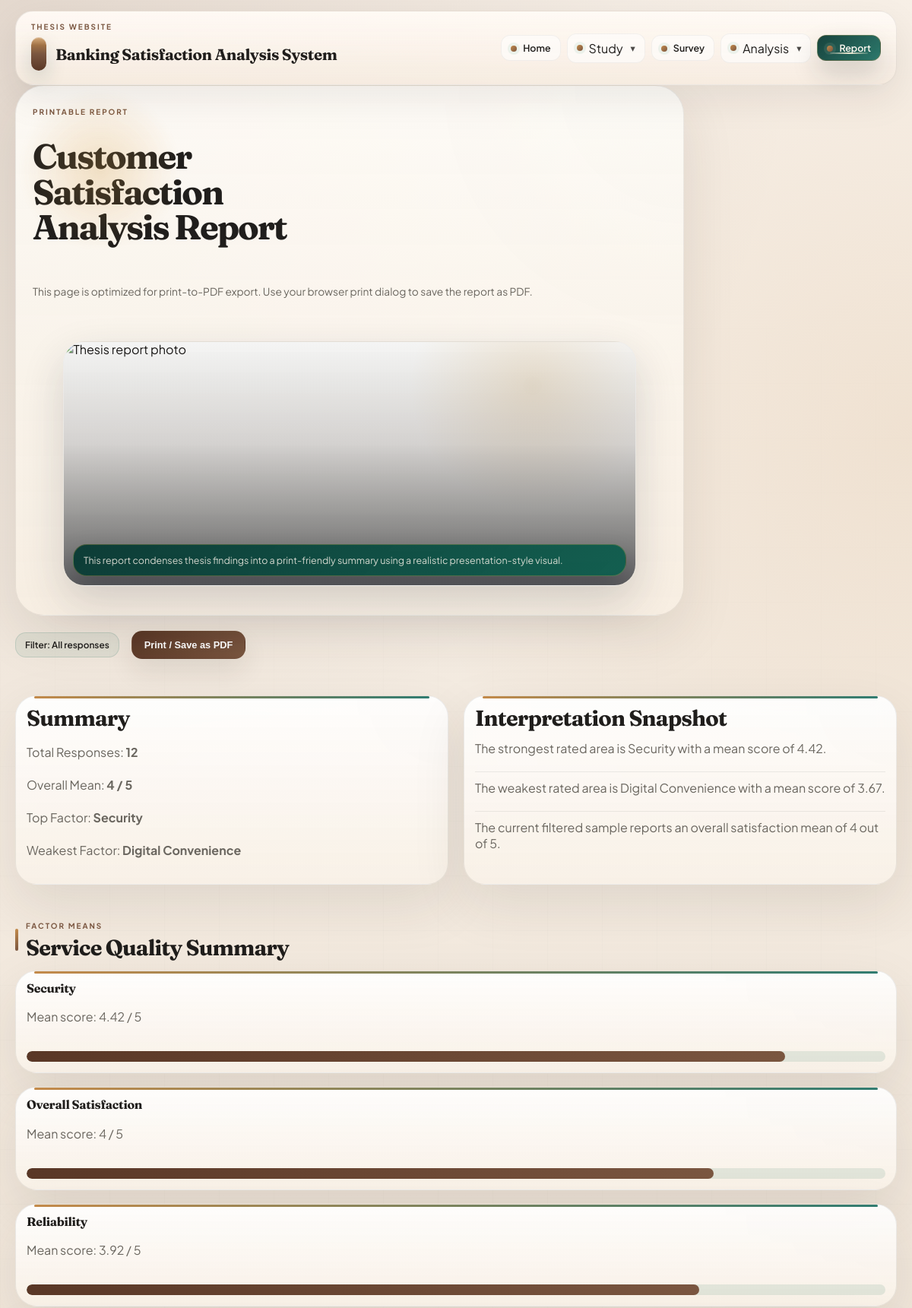
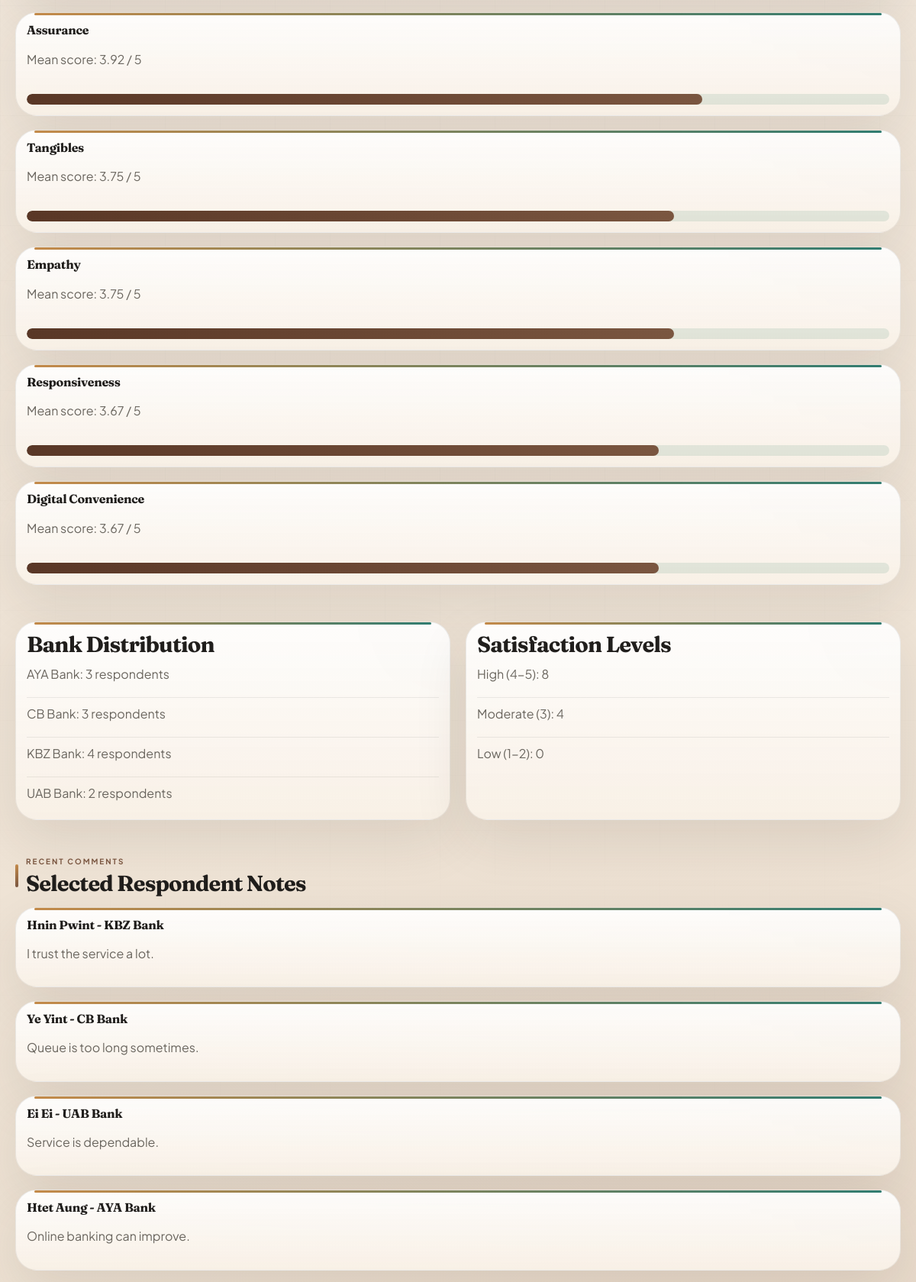
Screenshot of /report (upper part) with the database file from the repository (2 pictures, top to bottom).
### tables this page shows
CREATE TABLE survey_responses (
                id INTEGER PRIMARY KEY AUTOINCREMENT,
                full_name TEXT,
                age INTEGER,
                gender TEXT NOT NULL,
                bank_name TEXT NOT NULL,
                usage_frequency TEXT NOT NULL,
                tangibles INTEGER NOT NULL,
                reliability INTEGER NOT NULL,
                responsiveness INTEGER NOT NULL,
                assurance INTEGER NOT NULL,
                empathy INTEGER NOT NULL,
                security INTEGER NOT NULL,
                digital_convenience INTEGER NOT NULL,
                overall_satisfaction INTEGER NOT NULL,
                comment TEXT,
                created_at TEXT DEFAULT CURRENT_TIMESTAMP
            );

### app.py (the view)
@app.route("/report")
def report():
    filters = normalize_filters({field: request.args.get(field, "") for field in FILTER_FIELDS})
    analysis = build_analysis(filters)
    return render_template(
        "report.html",
        analysis=analysis,
        filter_summary=active_filter_summary(filters),
    )

### app.py (called while the page is built)
def get_lang() -> str:
    lang = str(request.args.get("lang", "en")).strip().lower()
    return lang if lang in SUPPORTED_LANGS else "en"

def tr(key: str) -> str:
    lang = get_lang()
    return UI_TEXT.get(lang, UI_TEXT["en"]).get(key, UI_TEXT["en"].get(key, key))

@app.context_processor
def inject_ui_helpers():
    def url_lang(endpoint: str, **values):
        if get_lang() != "en":
            values.setdefault("lang", get_lang())
        return url_for(endpoint, **values)
    return {
        "tr": tr,
        "url_lang": url_lang,
        "current_lang": get_lang(),
        "ui_text": UI_TEXT.get(get_lang(), UI_TEXT["en"]),
    }

def get_connection() -> sqlite3.Connection:
    conn = sqlite3.connect(DB_PATH)
    conn.row_factory = sqlite3.Row
    return conn

def normalize_filters(raw_filters: dict | None = None) -> dict[str, str]:
    raw_filters = raw_filters or {}
    normalized: dict[str, str] = {}
    for field in FILTER_FIELDS:
        value = str(raw_filters.get(field, "")).strip()
        if value and value.lower() != "all":
            normalized[field] = value
    return normalized

def fetch_all_responses(filters: dict | None = None) -> list[sqlite3.Row]:
    filters = normalize_filters(filters)
    query = """
        SELECT id, full_name, age, gender, bank_name, usage_frequency,
               tangibles, reliability, responsiveness, assurance, empathy,
               security, digital_convenience, overall_satisfaction, comment, created_at
        FROM survey_responses
    """
    params: list[str] = []
    if filters:
        clauses = [f"{field} = ?" for field in filters]
        query += " WHERE " + " AND ".join(clauses)
        params.extend(filters.values())
    query += " ORDER BY created_at DESC, id DESC"
    with get_connection() as conn:
        return conn.execute(query, params).fetchall()

def build_filter_options() -> dict[str, list[str]]:
    rows = fetch_all_responses()
    return {
        field: sorted({str(row[field]) for row in rows if str(row[field]).strip()})
        for field in FILTER_FIELDS
    }

def active_filter_summary(filters: dict[str, str]) -> str:
    if not filters:
        return "All responses"
    parts = [f"{FILTER_FIELDS[field]}: {value}" for field, value in filters.items()]
    return ", ".join(parts)

### templates/report.html (shortened to what this page needs)
{% extends "base.html" %}
{% block content %}
<section class="page-hero compact report-hero">
  <p class="eyebrow">{{ tr('printable_report') }}</p>
  <h1>{{ tr('analysis_report') }}</h1>
  <p class="hero-text narrow">{{ tr('report_intro') }}</p>
  <figure class="detail-visual report-visual">
    <img src="https://images.pexels.com/photos/8154798/pexels-photo-8154798.jpeg?cs=srgb&dl=pexels-cedric-fauntleroy-8154798.jpg&fm=jpg" alt="Thesis report photo" loading="lazy">
    <figcaption>This report condenses thesis findings into a print-friendly summary using a realistic presentation-style visual.</figcaption>
  </figure>
</section>
<section class="section-block print-controls">
  <div class="filter-pill-row">
    <span class="chip">{{ tr('filter_label') }}: {{ filter_summary }}</span>
    <button class="button button-primary print-only-hide" onclick="window.print()">{{ tr('print_save_pdf') }}</button>
  </div>
</section>
<section class="section-block report-grid">
  <article class="text-panel">
    <h2>{{ tr('summary') }}</h2>
    <p>{{ tr('total_responses') }}: <strong>{{ analysis.total_responses }}</strong></p>
    <p>{{ tr('overall_mean') }}: <strong>{{ analysis.overall_mean }} / 5</strong></p>
    <p>{{ tr('top_factor') }}: <strong>{{ analysis.top_factor.label if analysis.top_factor else "-" }}</strong></p>
    <p>{{ tr('weakest_factor') }}: <strong>{{ analysis.weakest_factor.label if analysis.weakest_factor else "-" }}</strong></p>
  </article>
  <article class="text-panel">
    <h2>{{ tr('interpretation_snapshot') }}</h2>
    <ul class="clean-list">
      {% for item in analysis.insights %}
      <li>{{ item }}</li>
      {% endfor %}
    </ul>
  </article>
</section>
<section class="section-block">
  <div class="section-heading">
    <p class="eyebrow">{{ tr('factor_means') }}</p>
    <h2>{{ tr('service_quality_summary') }}</h2>
  </div>
  <div class="stack-list">
    {% for factor in analysis.factors %}
    <article class="text-panel report-row">
      <div>
        <h3>{{ factor.label }}</h3>
        <p>Mean score: {{ factor.mean }} / 5</p>
      </div>
      <div class="report-bar-track">
        <div class="report-bar-fill" style="width: {{ factor.percent }}%"></div>
      </div>
    </article>
    {% endfor %}
  </div>
</section>
<section class="section-block report-grid">
  <article class="text-panel">
    <h2>{{ tr('bank_distribution') }}</h2>
    <ul class="clean-list">
      {% for item in analysis.bank_distribution %}
      <li>{{ item.label }}: {{ item.value }} respondents</li>
      {% endfor %}
    </ul>
  </article>
  <article class="text-panel">
    <h2>{{ tr('satisfaction_levels') }}</h2>
    <ul class="clean-list">
      {% for item in analysis.satisfaction_levels %}
      <li>{{ item.label }}: {{ item.value }}</li>
      {% endfor %}
    </ul>
  </article>
</section>
{% if analysis.recent_comments %}
<section class="section-block">
  <div class="section-heading">
    <p class="eyebrow">{{ tr('recent_comments') }}</p>
    <h2>{{ tr('selected_comments') }}</h2>
  </div>
  <div class="stack-list">
    {% for item in analysis.recent_comments %}
    <article class="text-panel">
      <h3>{{ item.name }} - {{ item.bank }}</h3>
      <p>{{ item.comment }}</p>
    </article>
    {% endfor %}
  </div>
</section>
{% endif %}
{% endblock %}

### templates/base.html (shortened to what this page needs)
<!DOCTYPE html>
<html lang="{{ current_lang }}">
<head>
  <link rel="stylesheet" href="{{ url_for('static', filename='css/style.css') }}">
</head>
<body data-lang="{{ current_lang }}" data-route="{{ request.endpoint or 'page' }}">
  <header class="site-header">
    <div class="brand-block">
      <p class="eyebrow">{{ tr('brand_eyebrow') }}</p>
      <a class="brand" href="{{ url_lang('index') }}">
        <span class="brand-mark"></span>
        <span>{{ tr('brand_name') }}</span>
      </a>
    </div>
    <div class="header-actions">
      <nav class="site-nav">
        <a href="{{ url_lang('index') }}" class="{% if request.endpoint == 'index' %}is-active{% endif %}">{{ tr('nav_home') }}</a>
        <div class="nav-dropdown {% if request.endpoint in ['about', 'theory', 'methodology'] %}is-open{% endif %}">
          <button type="button" class="nav-trigger " aria-expanded="{% if request.endpoint in ['about', 'theory', 'methodology'] %}true{% else %}false{% endif %}">
            {{ tr('nav_study') }}
          </button>
        </div>
        <a href="{{ url_lang('survey') }}" class="{% if request.endpoint == 'survey' %}is-active{% endif %}">{{ tr('nav_survey') }}</a>
        <div class="nav-dropdown {% if request.endpoint in ['dashboard', 'results', 'recommendations'] %}is-open{% endif %}">
          <button type="button" class="nav-trigger " aria-expanded="{% if request.endpoint in ['dashboard', 'results', 'recommendations'] %}true{% else %}false{% endif %}">
            {{ tr('nav_analysis') }}
          </button>
        </div>
        <a href="{{ url_lang('report') }}" class="{% if request.endpoint == 'report' %}is-active{% endif %}">{{ tr('nav_report') }}</a>
        </nav>
      </div>
    </header>
  <main>
    {% block content %}{% endblock %}
  </main>
</body>
</html>

### rows the page displays
survey_responses: label "AYA Bank", value "3", name "Htet Aung", bank "AYA Bank", comment "Online banking can improve."
survey_responses: label "CB Bank", value "3", name "Ye Yint", bank "CB Bank", comment "Queue is too long sometimes."
survey_responses: label "KBZ Bank", value "4", name "Hnin Pwint", bank "KBZ Bank", comment "I trust the service a lot."
survey_responses: label "UAB Bank", value "2", name "Ei Ei", bank "UAB Bank", comment "Service is dependable."

### other values shown
{{ tr('brand_eyebrow') }} "THESIS WEBSITE"
{{ tr('brand_name') }} "Banking Satisfaction Analysis System"
{{ tr('nav_home') }} "Home"
{{ tr('nav_study') }} "Study"
{{ tr('nav_survey') }} "Survey"
{{ tr('nav_analysis') }} "Analysis"
{{ tr('nav_report') }} "Report"
{{ tr('printable_report') }} "PRINTABLE REPORT"
{{ tr('analysis_report') }} "Customer Satisfaction Analysis Report"
{{ tr('report_intro') }} "This page is optimized for print-to-PDF export. Use your browser print dialog to save the report as PDF."
{{ tr('filter_label') }} "Filter"
{{ filter_summary }} "All responses"
{{ tr('print_save_pdf') }} "Print / Save as PDF"
{{ tr('summary') }} "Summary"
{{ tr('total_responses') }} "Total Responses"
